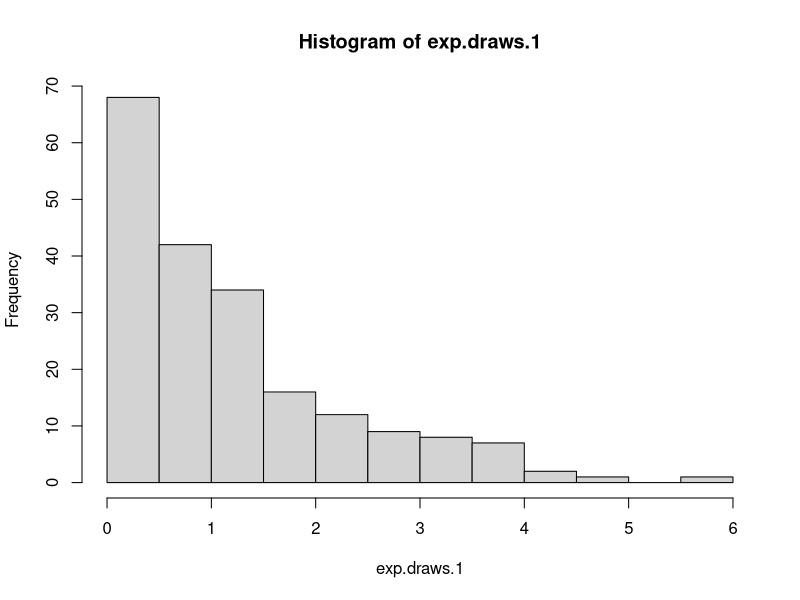
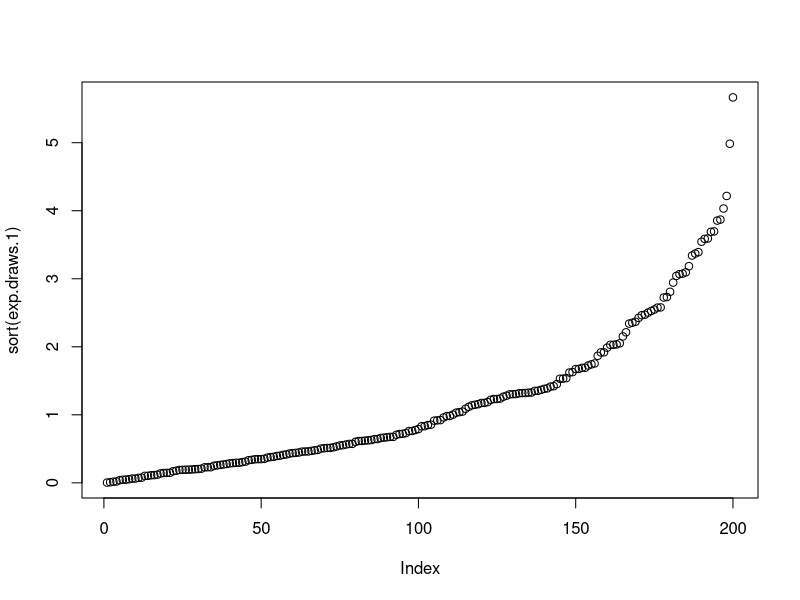
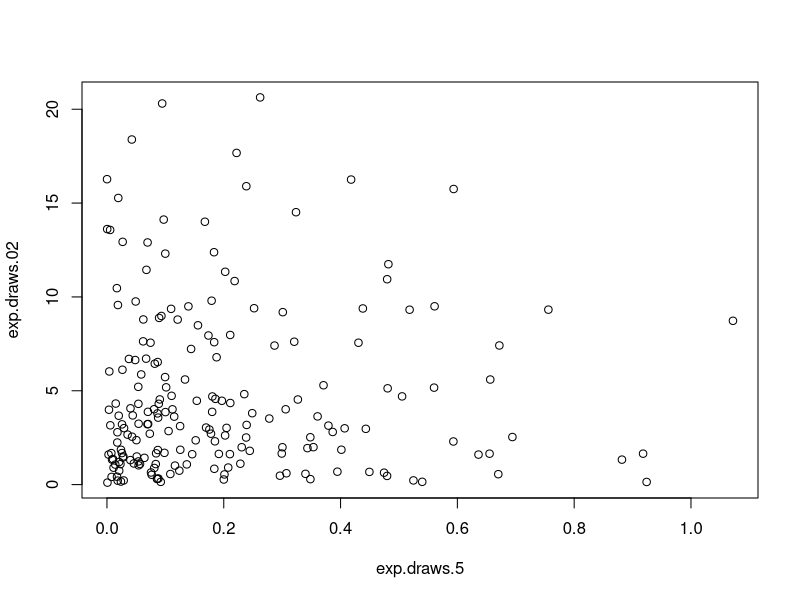
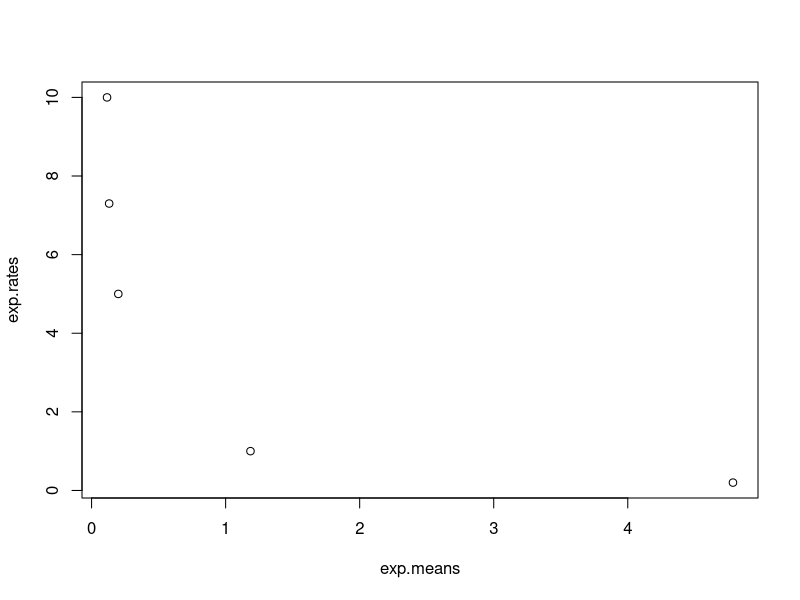
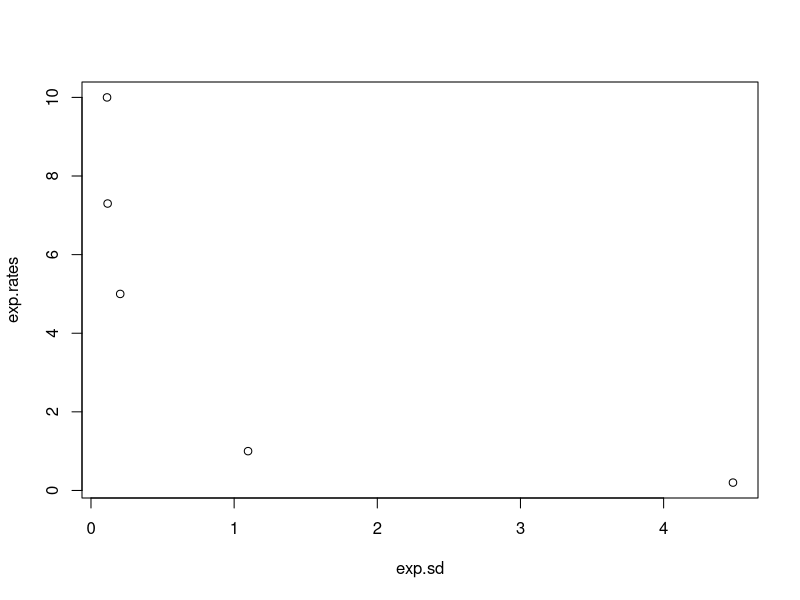
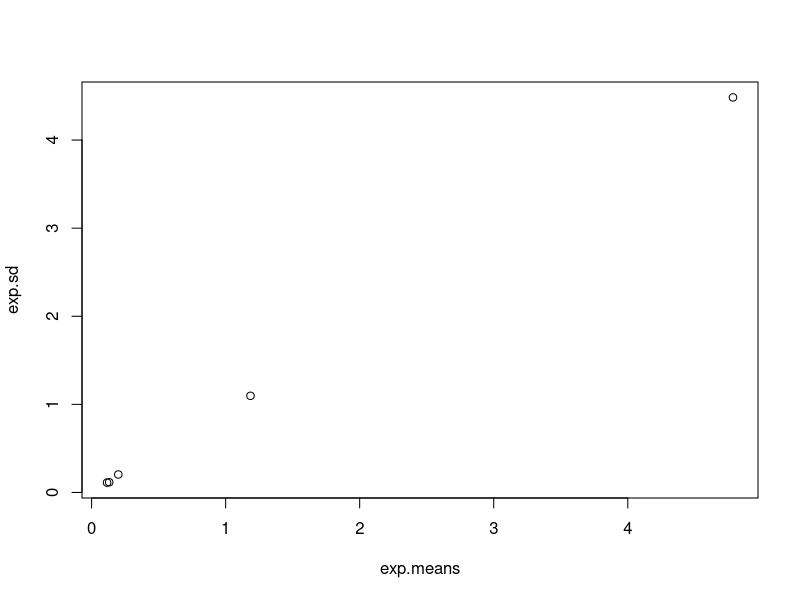
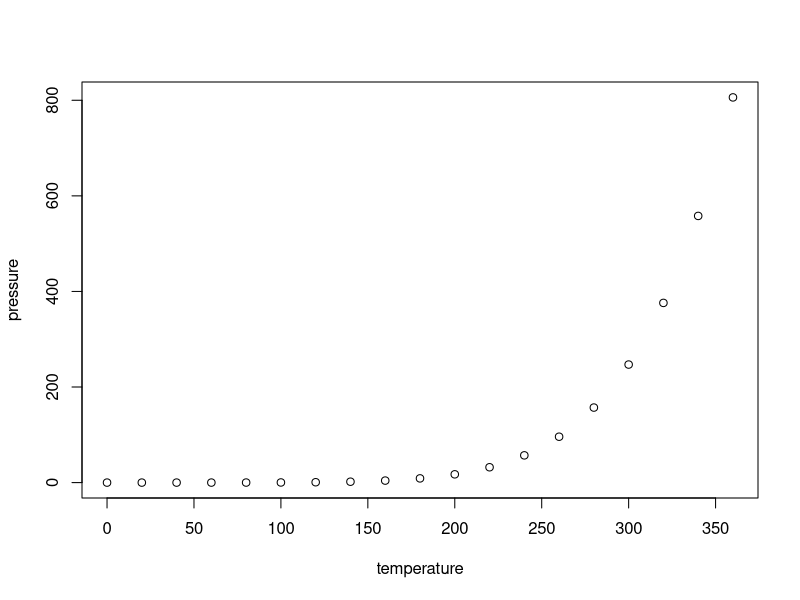

R code for these plots, in order:
## ---- chunk 1
knitr::opts_chunk$set(echo = TRUE)
#Part 1
#1
exp.draws.1 <- rexp(200)
mean(exp.draws.1)
sd(exp.draws.1)

#2
exp.draws.02 <- rexp(200,0.2)
mean(exp.draws.02)
sd(exp.draws.02)

exp.draws.5 <- rexp(200,5)
mean(exp.draws.5)
sd(exp.draws.5)

exp.draws.7.3 <- rexp(200,7.3)
mean(exp.draws.7.3)
sd(exp.draws.7.3)

exp.draws.10 <- rexp(200,10)
mean(exp.draws.10)
sd(exp.draws.10)

#3a
hist(exp.draws.1)

#3b
plot(sort(exp.draws.1))

#3c
plot(exp.draws.5,exp.draws.02)

#4
exp.means <- rep(0,5)
exp.means[1] <- mean(exp.draws.1)
exp.means[2] <- mean(exp.draws.02)
exp.means[3] <- mean(exp.draws.5)
exp.means[4] <- mean(exp.draws.7.3)
exp.means[5] <- mean(exp.draws.10)

#4a
exp.rates <- c(1,0.2,5,7.3,10)
plot(exp.means,exp.rates)
#As the mean increases, the rate decreases

#4b
exp.sd <- rep(0,5)
exp.sd[1] <- sd(exp.draws.1)
exp.sd[2] <- sd(exp.draws.02)
exp.sd[3] <- sd(exp.draws.5)
exp.sd[4] <- sd(exp.draws.7.3)
exp.sd[5] <- sd(exp.draws.10)

plot(exp.sd,exp.rates)
#As the standard deviation increases, the rate decreases

#4c
plot(exp.means,exp.sd)
#The mean and standard deviation are nearly equal.

## ---- chunk 2
summary(cars)
## ---- chunk 3
plot(pressure)
